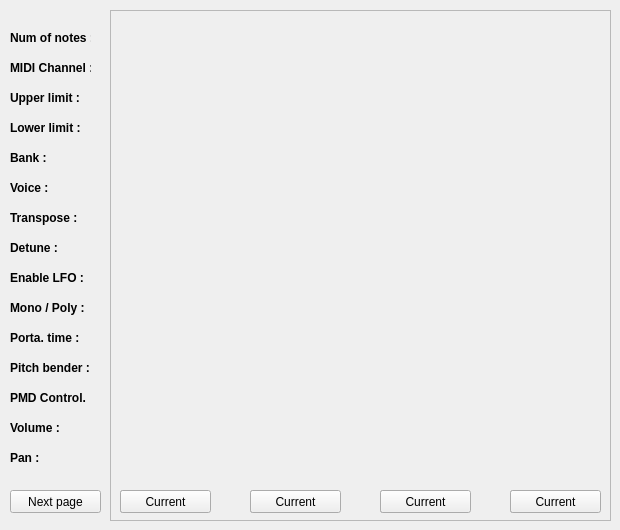
    <widget class="QWidget" name="tab_set">
     <property name="toolTip">
      <string/>
     </property>
     <attribute name="title">
      <string>Current Set</string>
     </attribute>
     <widget class="QLabel" name="lbl_notes">
      <property name="geometry">
       <rect>
        <x>10</x>
        <y>30</y>
        <width>81</width>
        <height>16</height>
       </rect>
      </property>
      <property name="font">
       <font>
        <weight>75</weight>
        <bold>true</bold>
       </font>
      </property>
      <property name="text">
       <string>Num of notes :</string>
      </property>
     </widget>
     <widget class="QLabel" name="lbl_midichan">
      <property name="geometry">
       <rect>
        <x>10</x>
        <y>60</y>
        <width>81</width>
        <height>16</height>
       </rect>
      </property>
      <property name="font">
       <font>
        <weight>75</weight>
        <bold>true</bold>
       </font>
      </property>
      <property name="text">
       <string>MIDI Channel :</string>
      </property>
     </widget>
     <widget class="QLabel" name="lbl_upper">
      <property name="geometry">
       <rect>
        <x>10</x>
        <y>90</y>
        <width>81</width>
        <height>16</height>
       </rect>
      </property>
      <property name="font">
       <font>
        <weight>75</weight>
        <bold>true</bold>
       </font>
      </property>
      <property name="text">
       <string>Upper limit :</string>
      </property>
     </widget>
     <widget class="QLabel" name="lbl_lower">
      <property name="geometry">
       <rect>
        <x>10</x>
        <y>120</y>
        <width>81</width>
        <height>16</height>
       </rect>
      </property>
      <property name="font">
       <font>
        <weight>75</weight>
        <bold>true</bold>
       </font>
      </property>
      <property name="text">
       <string>Lower limit :</string>
      </property>
     </widget>
     <widget class="QLabel" name="lbl_bank">
      <property name="geometry">
       <rect>
        <x>10</x>
        <y>150</y>
        <width>81</width>
        <height>16</height>
       </rect>
      </property>
      <property name="font">
       <font>
        <weight>75</weight>
        <bold>true</bold>
       </font>
      </property>
      <property name="text">
       <string>Bank :</string>
      </property>
     </widget>
     <widget class="QLabel" name="lbl_voice">
      <property name="geometry">
       <rect>
        <x>10</x>
        <y>180</y>
        <width>81</width>
        <height>16</height>
       </rect>
      </property>
      <property name="font">
       <font>
        <weight>75</weight>
        <bold>true</bold>
       </font>
      </property>
      <property name="text">
       <string>Voice :</string>
      </property>
     </widget>
     <widget class="QLabel" name="lbl_detune">
      <property name="geometry">
       <rect>
        <x>10</x>
        <y>240</y>
        <width>81</width>
        <height>16</height>
       </rect>
      </property>
      <property name="font">
       <font>
        <weight>75</weight>
        <bold>true</bold>
       </font>
      </property>
      <property name="text">
       <string>Detune :</string>
      </property>
     </widget>
     <widget class="QLabel" name="lbl_transpose">
      <property name="geometry">
       <rect>
        <x>10</x>
        <y>210</y>
        <width>81</width>
        <height>16</height>
       </rect>
      </property>
      <property name="font">
       <font>
        <weight>75</weight>
        <bold>true</bold>
       </font>
      </property>
      <property name="text">
       <string>Transpose :</string>
      </property>
     </widget>
     <widget class="QLabel" name="lbl_LFO">
      <property name="geometry">
       <rect>
        <x>10</x>
        <y>270</y>
        <width>81</width>
        <height>16</height>
       </rect>
      </property>
      <property name="font">
       <font>
        <weight>75</weight>
        <bold>true</bold>
       </font>
      </property>
      <property name="text">
       <string>Enable LFO :</string>
      </property>
     </widget>
     <widget class="QLabel" name="lbl_porta">
      <property name="geometry">
       <rect>
        <x>10</x>
        <y>330</y>
        <width>81</width>
        <height>16</height>
       </rect>
      </property>
      <property name="font">
       <font>
        <weight>75</weight>
        <bold>true</bold>
       </font>
      </property>
      <property name="text">
       <string>Porta. time :</string>
      </property>
     </widget>
     <widget class="QLabel" name="lbl_pitch">
      <property name="geometry">
       <rect>
        <x>10</x>
        <y>360</y>
        <width>81</width>
        <height>16</height>
       </rect>
      </property>
      <property name="font">
       <font>
        <weight>75</weight>
        <bold>true</bold>
       </font>
      </property>
      <property name="text">
       <string>Pitch bender :</string>
      </property>
     </widget>
     <widget class="QLabel" name="lbl_poly">
      <property name="geometry">
       <rect>
        <x>10</x>
        <y>300</y>
        <width>81</width>
        <height>16</height>
       </rect>
      </property>
      <property name="font">
       <font>
        <weight>75</weight>
        <bold>true</bold>
       </font>
      </property>
      <property name="text">
       <string>Mono / Poly :</string>
      </property>
     </widget>
     <widget class="QLabel" name="lbl_pmdctl">
      <property name="geometry">
       <rect>
        <x>10</x>
        <y>390</y>
        <width>81</width>
        <height>16</height>
       </rect>
      </property>
      <property name="font">
       <font>
        <weight>75</weight>
        <bold>true</bold>
       </font>
      </property>
      <property name="text">
       <string>PMD Control.</string>
      </property>
     </widget>
     <widget class="QPushButton" name="pshBut_nextSet">
      <property name="geometry">
       <rect>
        <x>10</x>
        <y>490</y>
        <width>91</width>
        <height>23</height>
       </rect>
      </property>
      <property name="toolTip">
       <string>Change the current instrument page </string>
      </property>
      <property name="text">
       <string>Next page</string>
      </property>
     </widget>
     <widget class="QFrame" name="frame_set_1">
      <property name="geometry">
       <rect>
        <x>110</x>
        <y>10</y>
        <width>501</width>
        <height>511</height>
       </rect>
      </property>
      <property name="frameShape">
       <enum>QFrame::StyledPanel</enum>
      </property>
      <property name="frameShadow">
       <enum>QFrame::Raised</enum>
      </property>
      <widget class="QInstrument" name="widget_instru_4" native="true">
       <property name="geometry">
        <rect>
         <x>390</x>
         <y>0</y>
         <width>111</width>
         <height>474</height>
        </rect>
       </property>
      </widget>
      <widget class="QInstrument" name="widget_instru_1" native="true">
       <property name="geometry">
        <rect>
         <x>0</x>
         <y>0</y>
         <width>111</width>
         <height>474</height>
        </rect>
       </property>
      </widget>
      <widget class="QInstrument" name="widget_instru_2" native="true">
       <property name="geometry">
        <rect>
         <x>130</x>
         <y>0</y>
         <width>111</width>
         <height>474</height>
        </rect>
       </property>
      </widget>
      <widget class="QInstrument" name="widget_instru_3" native="true">
       <property name="geometry">
        <rect>
         <x>260</x>
         <y>0</y>
         <width>111</width>
         <height>474</height>
        </rect>
       </property>
      </widget>
      <widget class="QPushButton" name="pshBut_inst_cur_4">
       <property name="geometry">
        <rect>
         <x>400</x>
         <y>480</y>
         <width>81</width>
         <height>23</height>
        </rect>
       </property>
       <property name="toolTip">
        <string>Set the current instrument to be edited</string>
       </property>
       <property name="text">
        <string>Current</string>
       </property>
       <property name="checkable">
        <bool>true</bool>
       </property>
      </widget>
      <widget class="QPushButton" name="pshBut_inst_cur_2">
       <property name="geometry">
        <rect>
         <x>140</x>
         <y>480</y>
         <width>81</width>
         <height>23</height>
        </rect>
       </property>
       <property name="toolTip">
        <string>Set the current instrument to be edited</string>
       </property>
       <property name="text">
        <string>Current</string>
       </property>
       <property name="checkable">
        <bool>true</bool>
       </property>
      </widget>
      <widget class="QPushButton" name="pshBut_inst_cur_3">
       <property name="geometry">
        <rect>
         <x>270</x>
         <y>480</y>
         <width>81</width>
         <height>23</height>
        </rect>
       </property>
       <property name="toolTip">
        <string>Set the current instrument to be edited</string>
       </property>
       <property name="text">
        <string>Current</string>
       </property>
       <property name="checkable">
        <bool>true</bool>
       </property>
      </widget>
      <widget class="QPushButton" name="pshBut_inst_cur_1">
       <property name="geometry">
        <rect>
         <x>10</x>
         <y>480</y>
         <width>81</width>
         <height>23</height>
        </rect>
       </property>
       <property name="toolTip">
        <string>Set the current instrument to be edited</string>
       </property>
       <property name="text">
        <string>Current</string>
       </property>
       <property name="checkable">
        <bool>true</bool>
       </property>
      </widget>
     </widget>
     <widget class="QFrame" name="frame_set_2">
      <property name="geometry">
       <rect>
        <x>110</x>
        <y>10</y>
        <width>501</width>
        <height>511</height>
       </rect>
      </property>
      <property name="frameShape">
       <enum>QFrame::StyledPanel</enum>
      </property>
      <property name="frameShadow">
       <enum>QFrame::Raised</enum>
      </property>
      <widget class="QInstrument" name="widget_instru_8" native="true">
       <property name="geometry">
        <rect>
         <x>390</x>
         <y>0</y>
         <width>111</width>
         <height>474</height>
        </rect>
       </property>
      </widget>
      <widget class="QInstrument" name="widget_instru_5" native="true">
       <property name="geometry">
        <rect>
         <x>0</x>
         <y>0</y>
         <width>111</width>
         <height>474</height>
        </rect>
       </property>
      </widget>
      <widget class="QInstrument" name="widget_instru_6" native="true">
       <property name="geometry">
        <rect>
         <x>130</x>
         <y>0</y>
         <width>111</width>
         <height>474</height>
        </rect>
       </property>
      </widget>
      <widget class="QInstrument" name="widget_instru_7" native="true">
       <property name="geometry">
        <rect>
         <x>260</x>
         <y>0</y>
         <width>111</width>
         <height>474</height>
        </rect>
       </property>
      </widget>
      <widget class="QPushButton" name="pshBut_inst_cur_8">
       <property name="geometry">
        <rect>
         <x>400</x>
         <y>480</y>
         <width>91</width>
         <height>23</height>
        </rect>
       </property>
       <property name="toolTip">
        <string>Set the current instrument to be edited</string>
       </property>
       <property name="text">
        <string>Current</string>
       </property>
       <property name="checkable">
        <bool>true</bool>
       </property>
      </widget>
      <widget class="QPushButton" name="pshBut_inst_cur_6">
       <property name="geometry">
        <rect>
         <x>140</x>
         <y>480</y>
         <width>91</width>
         <height>23</height>
        </rect>
       </property>
       <property name="toolTip">
        <string>Set the current instrument to be edited</string>
       </property>
       <property name="text">
        <string>Current</string>
       </property>
       <property name="checkable">
        <bool>true</bool>
       </property>
      </widget>
      <widget class="QPushButton" name="pshBut_inst_cur_7">
       <property name="geometry">
        <rect>
         <x>270</x>
         <y>480</y>
         <width>91</width>
         <height>23</height>
        </rect>
       </property>
       <property name="toolTip">
        <string>Set the current instrument to be edited</string>
       </property>
       <property name="text">
        <string>Current</string>
       </property>
       <property name="checkable">
        <bool>true</bool>
       </property>
      </widget>
      <widget class="QPushButton" name="pshBut_inst_cur_5">
       <property name="geometry">
        <rect>
         <x>10</x>
         <y>480</y>
         <width>91</width>
         <height>23</height>
        </rect>
       </property>
       <property name="toolTip">
        <string>Set the current instrument to be edited</string>
       </property>
       <property name="text">
        <string>Current</string>
       </property>
       <property name="checkable">
        <bool>true</bool>
       </property>
      </widget>
     </widget>
     <widget class="QLabel" name="lbl_pan">
      <property name="geometry">
       <rect>
        <x>10</x>
        <y>450</y>
        <width>81</width>
        <height>16</height>
       </rect>
      </property>
      <property name="font">
       <font>
        <weight>75</weight>
        <bold>true</bold>
       </font>
      </property>
      <property name="text">
       <string>Pan :</string>
      </property>
     </widget>
     <widget class="QLabel" name="lbl_volume">
      <property name="geometry">
       <rect>
        <x>10</x>
        <y>420</y>
        <width>81</width>
        <height>16</height>
       </rect>
      </property>
      <property name="font">
       <font>
        <weight>75</weight>
        <bold>true</bold>
       </font>
      </property>
      <property name="text">
       <string>Volume :</string>
      </property>
     </widget>
    </widget>
